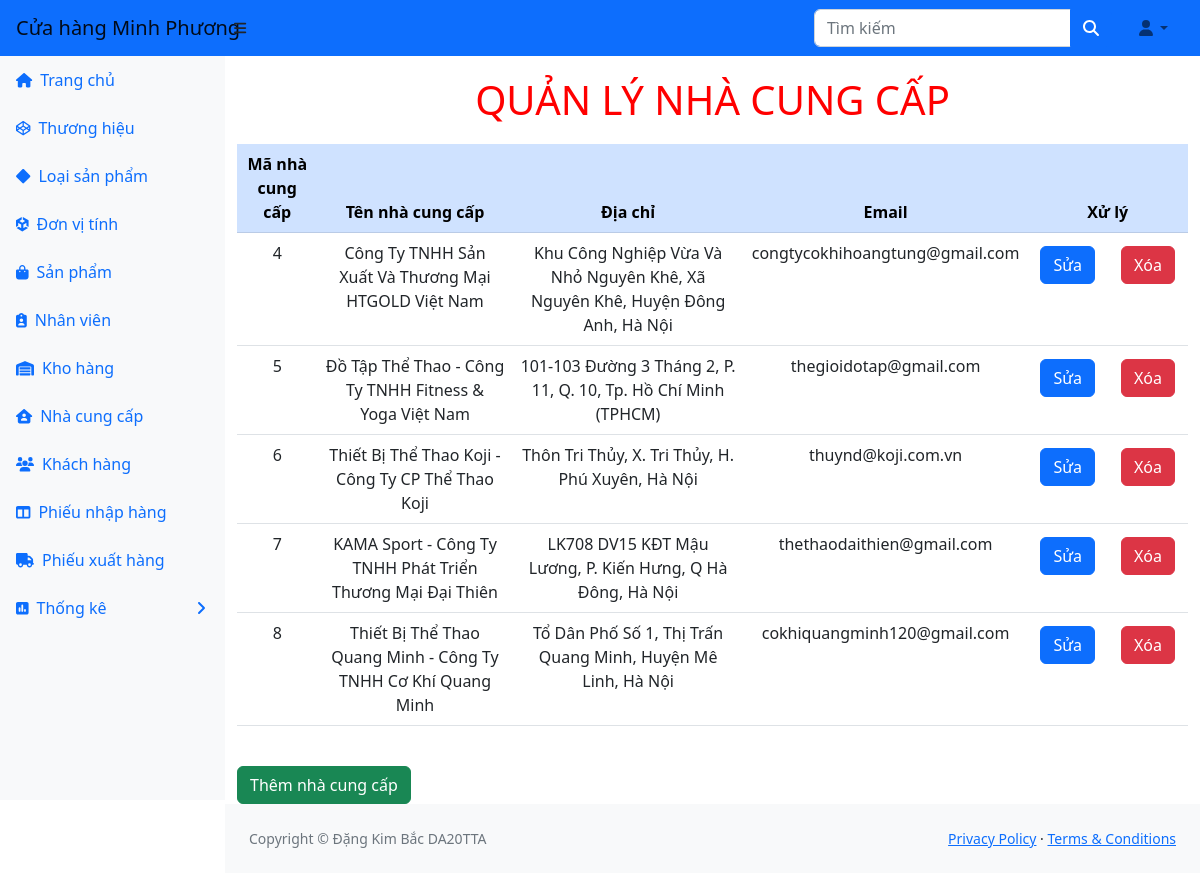
The app's page /ql_kho/ql-kho/nhacungcap.php (signed in) with its own data.
### tables this page shows
CREATE TABLE `nhacungcap` (
  `manhacungcap` int(11) NOT NULL,
  `tennhacungcap` varchar(255) DEFAULT NULL,
  `diachi` varchar(255) DEFAULT NULL,
  `email` varchar(255) DEFAULT NULL
);

### ql_kho/ql-kho/nhacungcap.php (the view)
<?php
    include_once("header.php");
?>
<body>
    <h1 class="tieudeform">QUẢN LÝ NHÀ CUNG CẤP</h1>
    <table class = "table table-hover ">
        <thead class="table-primary">
            <tr>
            <th>Mã nhà cung cấp </th>
            <th>Tên nhà cung cấp</th>
            <th>Địa chỉ</th>
            <th>Email</th>
            <th colspan="2">Xử lý</th>
        </tr>
        </thead>
        <?php
        $sql = "SELECT * FROM nhacungcap ORDER BY manhacungcap ASC";
        $kq = $conn->query($sql) or die("Không thể xem sản phẩm");
        while ($row = mysqli_fetch_array($kq)) {
            echo ("<tr>");
            $manhacungcap = $row["manhacungcap"];
            echo ("<td>" . $row["manhacungcap"] . "</td>");
            echo ("<td>" . $row["tennhacungcap"] . "</td>");
            echo ("<td>" . $row["diachi"] . "</td>");
            echo ("<td>" . $row["email"] . "</td>");
            echo ("<td><a class='btn btn-primary' href='suanhacungcap.php?mm=$manhacungcap'>Sửa</a></td>");
            echo ("<td><a class='btn btn-danger' href='xoanhacungcap.php?mm=$manhacungcap'>Xóa</a></td>");
            echo ("</tr>");
        }
        ?>
    </table><br>
    <a class='btn btn-success' href='themnhacungcap.php'>Thêm nhà cung cấp</a>
    <?php
    include("footer.php");
?>
</body>
</html>

### ql_kho/ql-kho/header.php (style rules this page uses)
h1.tieudeform { text-align:center; text-transform:uppercase; color:red; margin:20px; }
td { text-align:center; }
th { text-align:center; }

### records on screen
nhacungcap: manhacungcap "4", tennhacungcap "Công Ty TNHH Sản Xuất Và Thương Mại HTGOLD Việt Nam", diachi "Khu Công Nghiệp Vừa Và Nhỏ Nguyên Khê, Xã Nguyên Khê, Huyện Đông Anh, Hà Nội", email "congtycokhihoangtung@gmail.com"
nhacungcap: manhacungcap "5", tennhacungcap "Đồ Tập Thể Thao - Công Ty TNHH Fitness & Yoga Việt Nam", diachi "101-103 Đường 3 Tháng 2, P. 11, Q. 10, Tp. Hồ Chí Minh (TPHCM)", email "thegioidotap@gmail.com"
nhacungcap: manhacungcap "6", tennhacungcap "Thiết Bị Thể Thao Koji - Công Ty CP Thể Thao Koji", diachi "Thôn Tri Thủy, X. Tri Thủy, H. Phú Xuyên, Hà Nội", email "thuynd@koji.com.vn"
nhacungcap: manhacungcap "7", tennhacungcap "KAMA Sport - Công Ty TNHH Phát Triển Thương Mại Đại Thiên", diachi "LK708 DV15 KĐT Mậu Lương, P. Kiến Hưng, Q Hà Đông, Hà Nội", email "thethaodaithien@gmail.com"
nhacungcap: manhacungcap "8", tennhacungcap "Thiết Bị Thể Thao Quang Minh - Công Ty TNHH Cơ Khí Quang Minh", diachi "Tổ Dân Phố Số 1, Thị Trấn Quang Minh, Huyện Mê Linh, Hà Nội", email "cokhiquangminh120@gmail.com"
